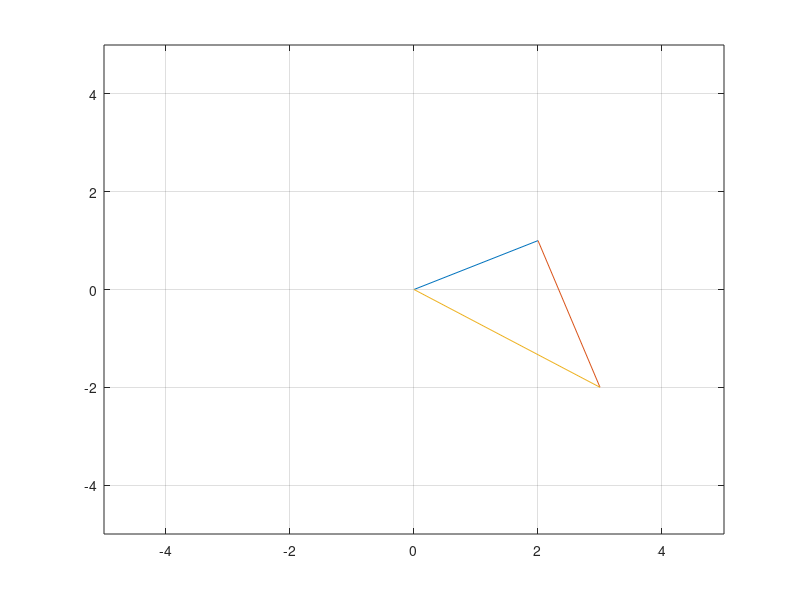

Write MATLAB code to recreate this figure.
aScaler = 4;
v1 = [2,1];
v2 = [3 -2];
v3 = v1+v2
plot ([0,v1(1)],[0,v1(2)])
hold on
plot ([v1(1),v2(1)],[v1(2),v2(2)])
plot ([v2(1),0],[v2(2),0])
grid on
hold off
v3 = v1+v2
axis([-5,5,-5,5])
v4 = [2 5 4 7];
v5 = [4,1 0,2];
v6 = 4*v4 - 2*v5
% 8,20,16,28 - 8,2,0,4 =